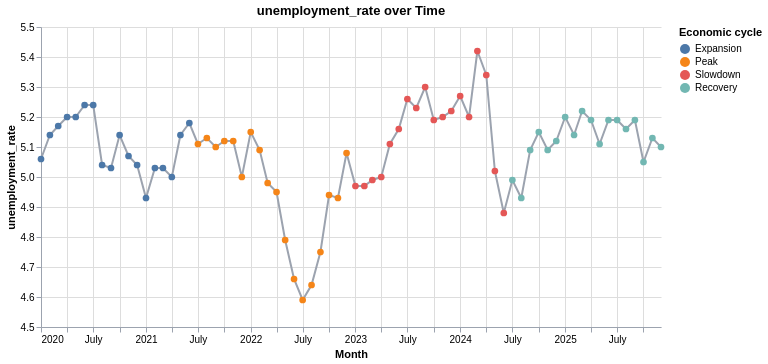

The notebook cell saved with this chart:
### Code cell
time_series('unemployment_rate')

### Figure 1 — Vega-Lite specification as saved in the notebook (floating-point values rounded to 4 significant figures)
{"config": {"view": {"continuousWidth": 300, "continuousHeight": 300, "strokeWidth": 0}, "axis": {"domainColor": "#9ca3af", "labelColor": "#000", "tickColor": "#9ca3af", "titleColor": "#000"}}, "layer": [{"mark": {"type": "line", "color": "#9ca3af"}, "encoding": {"x": {"field": "economic_date", "title": "Month", "type": "temporal"}, "y": {"field": "unemployment_rate", "scale": {"zero": false}, "title": "unemployment_rate", "type": "quantitative"}}}, {"mark": {"type": "circle", "opacity": 1, "size": 45}, "encoding": {"color": {"field": "economic_cycle", "sort": ["Expansion", "Peak", "Slowdown", "Recovery"], "title": "Economic cycle", "type": "nominal"}, "tooltip": [{"field": "economic_date", "format": "%b %Y", "type": "temporal"}, {"field": "economic_cycle", "type": "nominal"}, {"field": "unemployment_rate", "type": "quantitative"}], "x": {"field": "economic_date", "title": "Month", "type": "temporal"}, "y": {"field": "unemployment_rate", "scale": {"zero": false}, "title": "unemployment_rate", "type": "quantitative"}}}], "data": {"name": "data-a283ac197b6f440db1b2f6146f8302b0"}, "height": 300, "title": "unemployment_rate over Time", "width": 620, "$schema": "https://vega.github.io/schema/vega-lite/v5.20.1.json", "datasets": {"data-a283ac197b6f440db1b2f6146f8302b0": [{"economic_date": "2020-01-01T00:00:00", "economic_cycle": "Expansion", "unemployment_rate": 5.06}, {"economic_date": "2020-02-01T00:00:00", "economic_cycle": "Expansion", "unemployment_rate": 5.14}, {"economic_date": "2020-03-01T00:00:00", "economic_cycle": "Expansion", "unemployment_rate": 5.17}, {"economic_date": "2020-04-01T00:00:00", "economic_cycle": "Expansion", "unemployment_rate": 5.2}, {"economic_date": "2020-05-01T00:00:00", "economic_cycle": "Expansion", "unemployment_rate": 5.2}, {"economic_date": "2020-06-01T00:00:00", "economic_cycle": "Expansion", "unemployment_rate": 5.24}, {"economic_date": "2020-07-01T00:00:00", "economic_cycle": "Expansion", "unemployment_rate": 5.24}, {"economic_date": "2020-08-01T00:00:00", "economic_cycle": "Expansion", "unemployment_rate": 5.04}, {"economic_date": "2020-09-01T00:00:00", "economic_cycle": "Expansion", "unemployment_rate": 5.03}, {"economic_date": "2020-10-01T00:00:00", "economic_cycle": "Expansion", "unemployment_rate": 5.14}, {"economic_date": "2020-11-01T00:00:00", "economic_cycle": "Expansion", "unemployment_rate": 5.07}, {"economic_date": "2020-12-01T00:00:00", "economic_cycle": "Expansion", "unemployment_rate": 5.04}, {"economic_date": "2021-01-01T00:00:00", "economic_cycle": "Expansion", "unemployment_rate": 4.93}, {"economic_date": "2021-02-01T00:00:00", "economic_cycle": "Expansion", "unemployment_rate": 5.03}, {"economic_date": "2021-03-01T00:00:00", "economic_cycle": "Expansion", "unemployment_rate": 5.03}, {"economic_date": "2021-04-01T00:00:00", "economic_cycle": "Expansion", "unemployment_rate": 5.0}, {"economic_date": "2021-05-01T00:00:00", "economic_cycle": "Expansion", "unemployment_rate": 5.14}, {"economic_date": "2021-06-01T00:00:00", "economic_cycle": "Expansion", "unemployment_rate": 5.18}, {"economic_date": "2021-07-01T00:00:00", "economic_cycle": "Peak", "unemployment_rate": 5.11}, {"economic_date": "2021-08-01T00:00:00", "economic_cycle": "Peak", "unemployment_rate": 5.13}, {"economic_date": "2021-09-01T00:00:00", "economic_cycle": "Peak", "unemployment_rate": 5.1}, {"economic_date": "2021-10-01T00:00:00", "economic_cycle": "Peak", "unemployment_rate": 5.12}, {"economic_date": "2021-11-01T00:00:00", "economic_cycle": "Peak", "unemployment_rate": 5.12}, {"economic_date": "2021-12-01T00:00:00", "economic_cycle": "Peak", "unemployment_rate": 5.0}, {"economic_date": "2022-01-01T00:00:00", "economic_cycle": "Peak", "unemployment_rate": 5.15}, {"economic_date": "2022-02-01T00:00:00", "economic_cycle": "Peak", "unemployment_rate": 5.09}, {"economic_date": "2022-03-01T00:00:00", "economic_cycle": "Peak", "unemployment_rate": 4.98}, {"economic_date": "2022-04-01T00:00:00", "economic_cycle": "Peak", "unemployment_rate": 4.95}, {"economic_date": "2022-05-01T00:00:00", "economic_cycle": "Peak", "unemployment_rate": 4.79}, {"economic_date": "2022-06-01T00:00:00", "economic_cycle": "Peak", "unemployment_rate": 4.66}, {"economic_date": "2022-07-01T00:00:00", "economic_cycle": "Peak", "unemployment_rate": 4.59}, {"economic_date": "2022-08-01T00:00:00", "economic_cycle": "Peak", "unemployment_rate": 4.64}, {"economic_date": "2022-09-01T00:00:00", "economic_cycle": "Peak", "unemployment_rate": 4.75}, {"economic_date": "2022-10-01T00:00:00", "economic_cycle": "Peak", "unemployment_rate": 4.94}, {"economic_date": "2022-11-01T00:00:00", "economic_cycle": "Peak", "unemployment_rate": 4.93}, {"economic_date": "2022-12-01T00:00:00", "economic_cycle": "Peak", "unemployment_rate": 5.08}, {"economic_date": "2023-01-01T00:00:00", "economic_cycle": "Slowdown", "unemployment_rate": 4.97}, {"economic_date": "2023-02-01T00:00:00", "economic_cycle": "Slowdown", "unemployment_rate": 4.97}, {"economic_date": "2023-03-01T00:00:00", "economic_cycle": "Slowdown", "unemployment_rate": 4.99}, {"economic_date": "2023-04-01T00:00:00", "economic_cycle": "Slowdown", "unemployment_rate": 5.0}, {"economic_date": "2023-05-01T00:00:00", "economic_cycle": "Slowdown", "unemployment_rate": 5.11}, {"economic_date": "2023-06-01T00:00:00", "economic_cycle": "Slowdown", "unemployment_rate": 5.16}, {"economic_date": "2023-07-01T00:00:00", "economic_cycle": "Slowdown", "unemployment_rate": 5.26}, {"economic_date": "2023-08-01T00:00:00", "economic_cycle": "Slowdown", "unemployment_rate": 5.23}, {"economic_date": "2023-09-01T00:00:00", "economic_cycle": "Slowdown", "unemployment_rate": 5.3}, {"economic_date": "2023-10-01T00:00:00", "economic_cycle": "Slowdown", "unemployment_rate": 5.19}, {"economic_date": "2023-11-01T00:00:00", "economic_cycle": "Slowdown", "unemployment_rate": 5.2}, {"economic_date": "2023-12-01T00:00:00", "economic_cycle": "Slowdown", "unemployment_rate": 5.22}, {"economic_date": "2024-01-01T00:00:00", "economic_cycle": "Slowdown", "unemployment_rate": 5.27}, {"economic_date": "2024-02-01T00:00:00", "economic_cycle": "Slowdown", "unemployment_rate": 5.2}, {"economic_date": "2024-03-01T00:00:00", "economic_cycle": "Slowdown", "unemployment_rate": 5.42}, {"economic_date": "2024-04-01T00:00:00", "economic_cycle": "Slowdown", "unemployment_rate": 5.34}, {"economic_date": "2024-05-01T00:00:00", "economic_cycle": "Slowdown", "unemployment_rate": 5.02}, {"economic_date": "2024-06-01T00:00:00", "economic_cycle": "Slowdown", "unemployment_rate": 4.88}, {"economic_date": "2024-07-01T00:00:00", "economic_cycle": "Recovery", "unemployment_rate": 4.99}, {"economic_date": "2024-08-01T00:00:00", "economic_cycle": "Recovery", "unemployment_rate": 4.93}, {"economic_date": "2024-09-01T00:00:00", "economic_cycle": "Recovery", "unemployment_rate": 5.09}, {"economic_date": "2024-10-01T00:00:00", "economic_cycle": "Recovery", "unemployment_rate": 5.15}, {"economic_date": "2024-11-01T00:00:00", "economic_cycle": "Recovery", "unemployment_rate": 5.09}, {"economic_date": "2024-12-01T00:00:00", "economic_cycle": "Recovery", "unemployment_rate": 5.12}, {"economic_date": "2025-01-01T00:00:00", "economic_cycle": "Recovery", "unemployment_rate": 5.2}, {"economic_date": "2025-02-01T00:00:00", "economic_cycle": "Recovery", "unemployment_rate": 5.14}, {"economic_date": "2025-03-01T00:00:00", "economic_cycle": "Recovery", "unemployment_rate": 5.22}, {"economic_date": "2025-04-01T00:00:00", "economic_cycle": "Recovery", "unemployment_rate": 5.19}, {"economic_date": "2025-05-01T00:00:00", "economic_cycle": "Recovery", "unemployment_rate": 5.11}, {"economic_date": "2025-06-01T00:00:00", "economic_cycle": "Recovery", "unemployment_rate": 5.19}, {"economic_date": "2025-07-01T00:00:00", "economic_cycle": "Recovery", "unemployment_rate": 5.19}, {"economic_date": "2025-08-01T00:00:00", "economic_cycle": "Recovery", "unemployment_rate": 5.16}, {"economic_date": "2025-09-01T00:00:00", "economic_cycle": "Recovery", "unemployment_rate": 5.19}, {"economic_date": "2025-10-01T00:00:00", "economic_cycle": "Recovery", "unemployment_rate": 5.05}, {"economic_date": "2025-11-01T00:00:00", "economic_cycle": "Recovery", "unemployment_rate": 5.13}, {"economic_date": "2025-12-01T00:00:00", "economic_cycle": "Recovery", "unemployment_rate": 5.1}]}}
